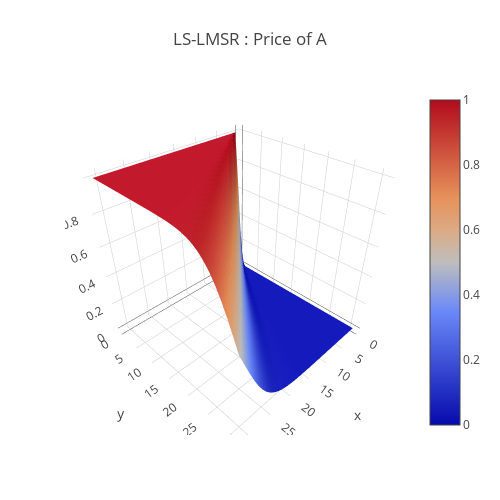

Notebook code cell kept with this figure:
### Code cell
a = 0.05
data = [
    go.Surface(
        z=price_function(x,y,a)
    )
]
layout = go.Layout(
    title='LS-LMSR : Price of A',
    autosize=False,
    width=500,
    height=500,
    margin=dict(
        l=65,
        r=50,
        b=65,
        t=90
    )
)
fig = go.Figure(data=data, layout=layout)
URL = plotly.offline.iplot(fig, filename='Costfunction-3d-surface.html')

### Figure 1 — Plotly figure (JSON) as saved in the notebook; plotly's stock layout.template omitted (floating-point values rounded to 4 significant figures; data arrays with more than 128 entries replaced by an {"elided": "..."} marker saying what was removed)
{"data": [{"type": "surface", "uid": "ccf39f5d-0fa2-459b-a6dc-96d718056087", "z": {"elided": "32x32 float values"}}], "layout": {"autosize": false, "height": 500, "margin": {"b": 65, "l": 65, "r": 50, "t": 90}, "title": {"text": "LS-LMSR : Price of A"}, "width": 500}}
